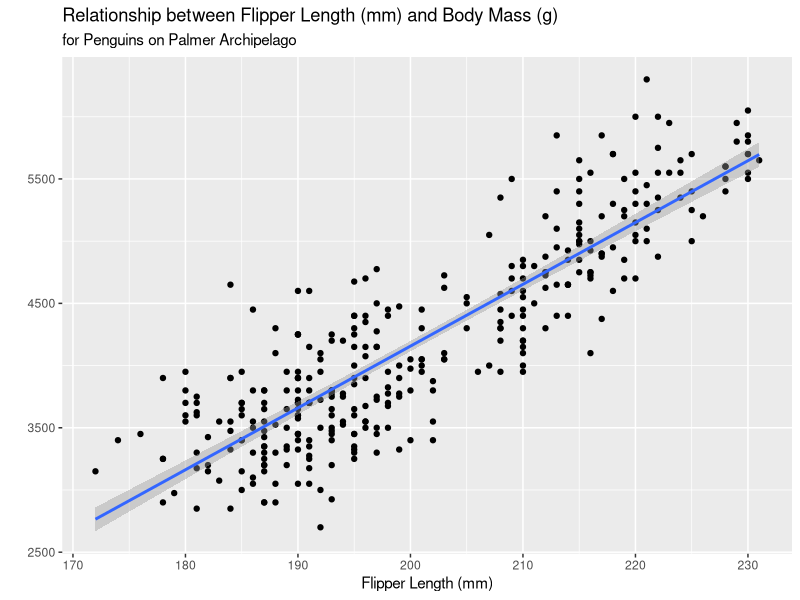
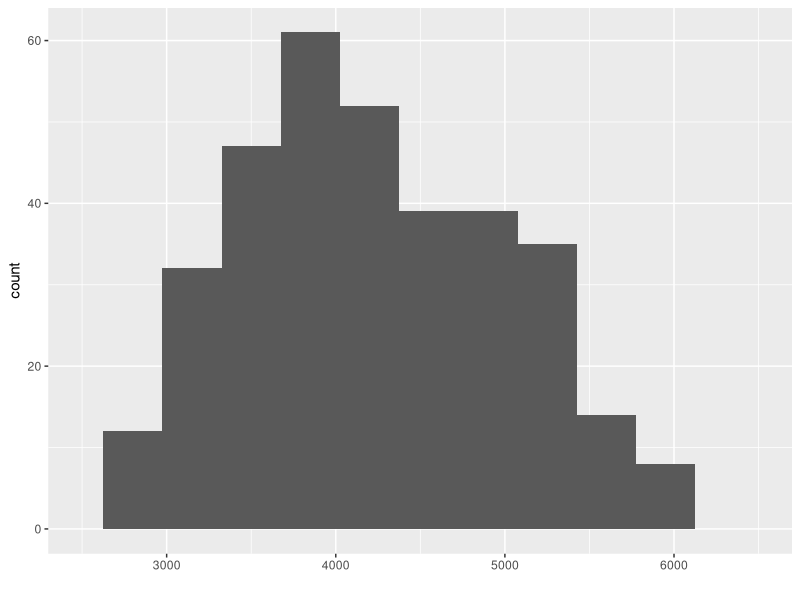
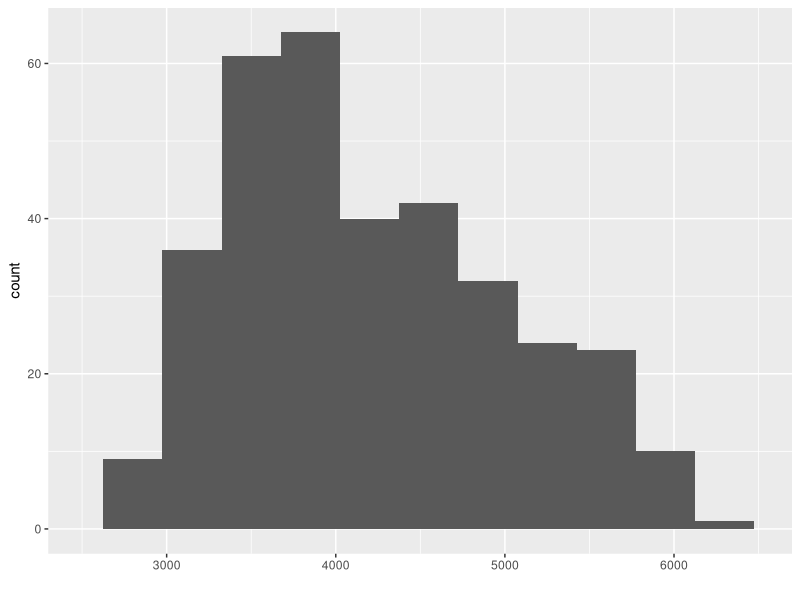
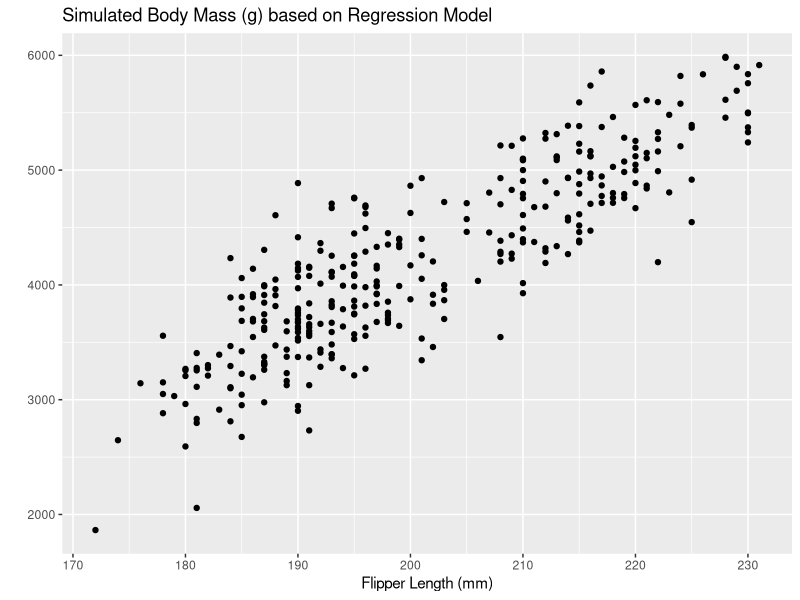
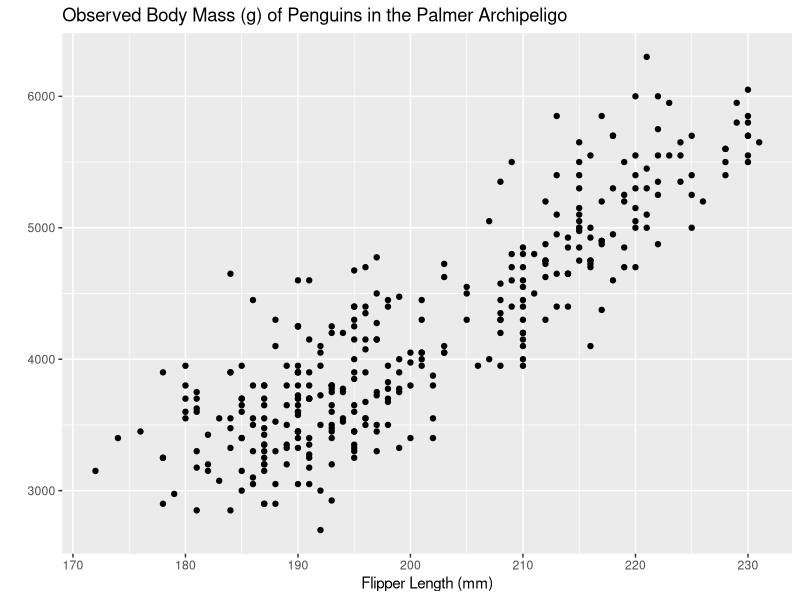
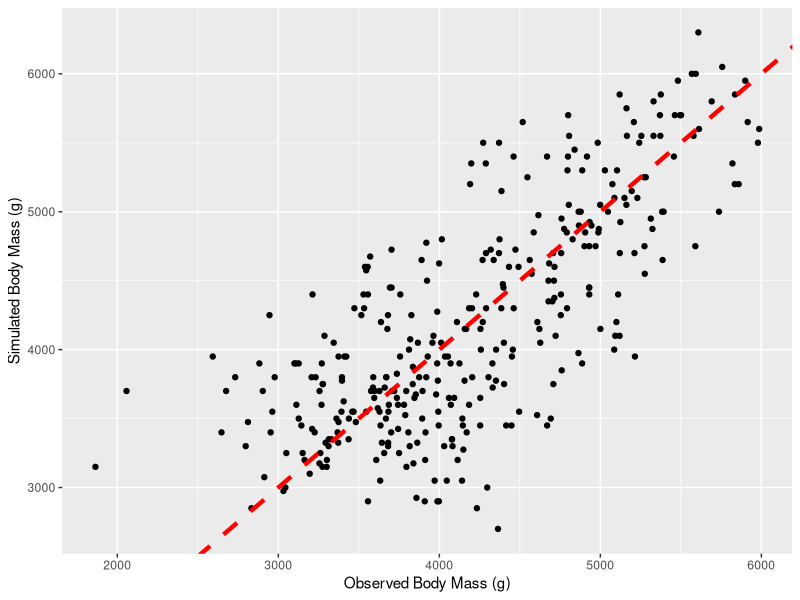
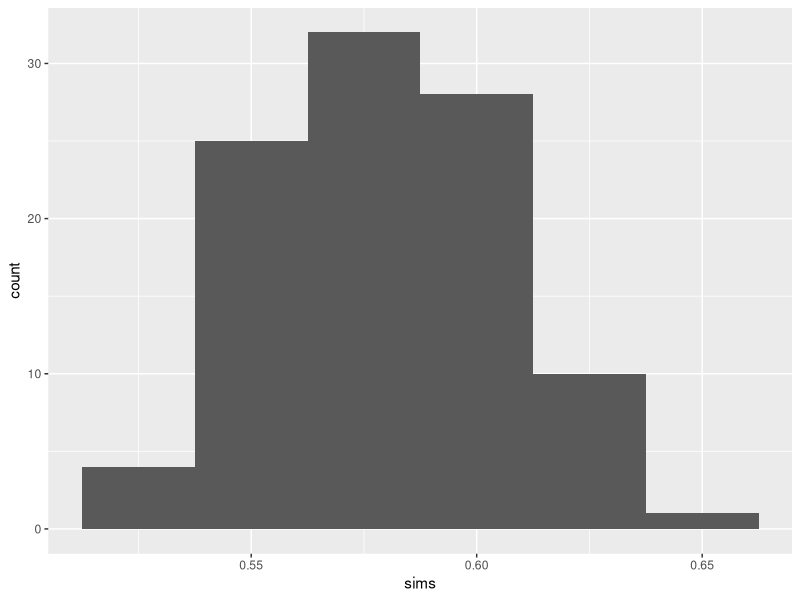

Here is the R script that generated these plots, in order:
## ---- chunk 1
#| include: false

library(tidyverse)
library(gridExtra)
library(broom)
library(palmerpenguins)

set.seed(0114)
## ---- chunk 2
penguins |> 
  ggplot(mapping = aes(x = flipper_length_mm, y = body_mass_g)) + 
  geom_point() +
  geom_smooth(method = "lm") + 
  labs(x = "Flipper Length (mm)", 
       y = "", 
       title = "Relationship between Flipper Length (mm) and Body Mass (g)", 
       subtitle = "for Penguins on Palmer Archipelago")
## ---- chunk 3
penguin_lm <- penguins |> 
  lm(body_mass_g ~ flipper_length_mm, data  = _)
## ---- chunk 4
penguin_predict <- predict(penguin_lm)
## ---- chunk 5
penguin_sigma <- sigma(penguin_lm)
## ---- chunk 6
noise <- function(x, mean = 0, sd){
  x + rnorm(length(x), 
            mean = mean, 
            sd = sd)
}
## ---- chunk 7
new_data <- tibble(predict_mass = noise(penguin_predict, 
                                        sd = penguin_sigma
                                          )
                   )
## ---- chunk 8
#| layout-nrow: 1
#| fig-align: "center"
#| fig-cap: 
#|   - "Simulated Body Mass (g)"
#|   - "Observed Body Mass (g)"

new_data |> 
  ggplot(aes(x = predict_mass)) +
  geom_histogram(binwidth = 350) +
  labs(x = " ") +
  xlim(2500, 6500)

penguins |> 
  ggplot(aes(x = body_mass_g)) + 
  geom_histogram(binwidth = 350) + 
  labs(x = " ") + 
  xlim(2500, 6500)
## ---- chunk 9
new_data <- penguins |> 
  drop_na(body_mass_g, 
          flipper_length_mm) |> 
  select(body_mass_g, flipper_length_mm) |> 
  bind_cols(new_data)

## ---- chunk 10
#| layout-nrow: 1
#| fig-align: "center"
#| fig-cap: 
#|   - "Simulated Body Masses"
#|   - "Observed Body Masses"

new_data |> 
  ggplot(aes(y = predict_mass,
             x = flipper_length_mm)) + 
  geom_point() + 
  labs(x = "Flipper Length (mm)", 
       y = "", 
       title = "Simulated Body Mass (g) based on Regression Model")

penguins |> 
  ggplot(aes(y = body_mass_g,
             x = flipper_length_mm)) + 
  geom_point() + 
    labs(x = "Flipper Length (mm)", 
       y = "", 
       title = "Observed Body Mass (g) of Penguins in the Palmer Archipeligo")
## ---- chunk 11
new_data |> 
  ggplot(aes(x = predict_mass, y = body_mass_g)) + 
  geom_point() + 
   labs(x = "Observed Body Mass (g)", 
       y = "Simulated Body Mass (g)" ) + 
  geom_abline(slope = 1,
              intercept = 0, 
              color = "red",
              linetype = "dashed",
              lwd = 1.5)

## ---- chunk 12
#| echo: false
new_data |> 
  lm(body_mass_g ~ predict_mass, data = _) |> 
  glance() |> 
  knitr::kable()

## ---- chunk 13
new_data |> 
  lm(body_mass_g ~ predict_mass, data = _) |> 
  glance() |> 
  select(r.squared) |> 
  pull()

## ---- chunk 14
nsims <- 100

sims <- map_dfc(.x = 1:nsims,
                .f = ~ tibble(sim = noise(penguin_predict, sd = penguin_sigma)
                              )
                ) 
## ---- chunk 15
colnames(sims) <- colnames(sims) |> 
  str_replace(pattern = "\\.\\.\\.",
                  replace = "_")
## ---- chunk 16
sims <- penguins |> 
  drop_na(body_mass_g, 
         flipper_length_mm) |> 
  select(body_mass_g) |> 
  bind_cols(sims)
## ---- chunk 17
sim_r_sq <- sims |> 
  map(~lm(body_mass_g ~ .x, data = sims)) |> 
  map(glance) |> 
  map_dbl(~.$r.squared)
## ---- chunk 18
head(sim_r_sq)
## ---- chunk 19
sim_r_sq <- sim_r_sq[names(sim_r_sq) != "body_mass_g"]
## ---- chunk 20
tibble(sims = sim_r_sq) |> 
  ggplot(aes(x = sims)) + 
  geom_histogram(binwidth = 0.025)
